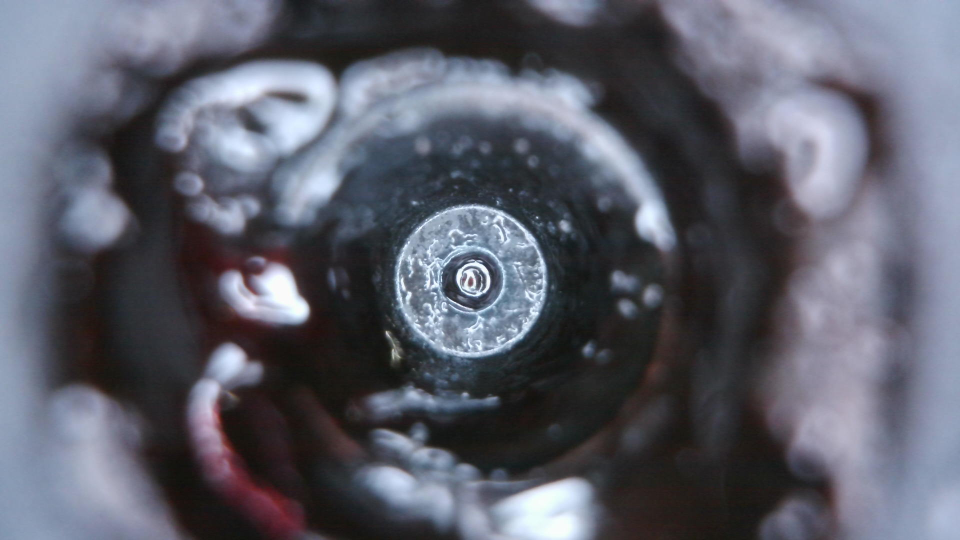
#> input picture tests/fixtures/094_endurance_022_t0_a_attempt_1.jpg, 1920 x 1080 px (shown at 1/2 size)
$ python -i auto_xy_detector.py   (imports and definitions only)
#> lines starting #> are read from the running program, lines starting #| are printed output that depends on the picture
#!/usr/bin/env python3
"""Stage 3.1 conservative VAOC nozzle-rim detector.

Unchanged nominal Hough method for properly illuminated frames.  For dark
frames, use three contrast normalisations and accept ONLY if independent
estimates agree.  No tool movement or offset writes here.

Image detection is not physical nozzle-axis accuracy; review calibration data.
"""
from pathlib import Path

import cv2
import numpy as np

DEFAULT_ROI = (680, 275, 590, 555)
MIN_RADIUS, MAX_RADIUS = 115, 185
NOMINAL_CENTER = np.array((960., 540.))
MAX_CENTER_DIST = 250.0
# 8 px ~0.028 mm with previously measured ~285 px/mm.
MAX_DARK_CENTRE_SPREAD_PX = 8.0
MAX_DARK_RADIUS_SPREAD_PX = 12.0


def _hough(gray, x, y, radius, param2=36):
    smoothed = cv2.GaussianBlur(gray, (7, 7), 1.5)
    found = cv2.HoughCircles(smoothed, cv2.HOUGH_GRADIENT, dp=1.25,
                             minDist=105, param1=105, param2=param2,
                             minRadius=radius[0], maxRadius=radius[1])
    if found is None:
        return None
    circles = np.asarray(found[0], dtype=float)
    circles[:, 0] += x
    circles[:, 1] += y
    circles = [c for c in circles if
               np.linalg.norm(c[:2] - NOMINAL_CENTER) <= MAX_CENTER_DIST
               and radius[0] <= c[2] <= radius[1]]
    if not circles:
        return None
    return min(circles, key=lambda c:
               np.linalg.norm(c[:2] - NOMINAL_CENTER) +
               abs(c[2] - 150.0) * .85)


def detect(path, roi=DEFAULT_ROI, radius=(MIN_RADIUS, MAX_RADIUS), annotate=None):
#> called with roi = (680, 275, 590, 555), radius = (115, 185)
    im = cv2.imread(str(path))
#> im is the input picture: shape (1080, 1920, 3); mean B, G, R 105.8, 93.9, 91.8
    if im is None:
        raise ValueError(f'Cannot read {path}')
    x, y, w, h = roi
    if x < 0 or y < 0 or x+w > im.shape[1] or y+h > im.shape[0]:
        raise ValueError(f'Image {path} does not contain requested ROI')
    gray = cv2.cvtColor(im[y:y+h, x:x+w], cv2.COLOR_BGR2GRAY)
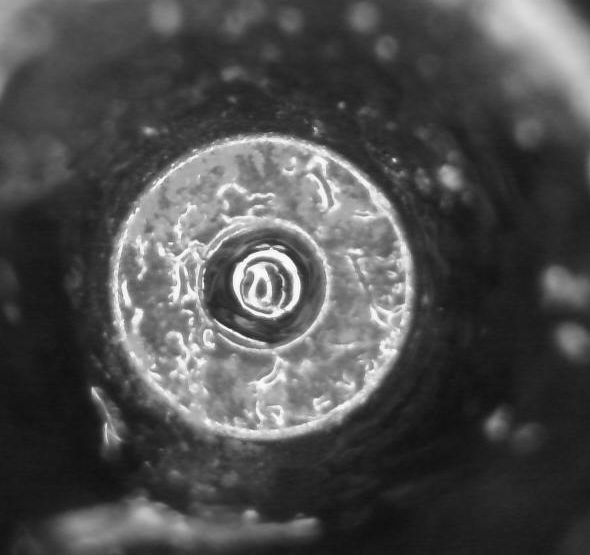
#> gray: shape (555, 590); min 15, max 254, mean 77.6
    # Brightness measured only around the nozzle, not over the entire frame.
    roi_mean = float(gray.mean())
#> roi_mean = 77.56
    mode = 'normal'
    if roi_mean >= 45:
        best = _hough(gray, x, y, radius)
#> in _hough, `found = cv2.HoughCircles(smoothed, cv2.HOUGH_GRADIENT, dp=1.25, minDis..`: found = [[263.1, 288.1, 151]]
#> in _hough, `circles = [c for c in circles if np.linalg.norm(c[:2] - NOMINAL_CENTER..`: circles = [[943.1, 563.1, 151]]
#> best = [943.1, 563.1, 151]
        if best is None:
            raise ValueError(f'No plausible nozzle rim in normally lit image {path}; '
                             f'ROI mean={roi_mean:.1f}; clean/focus/check lighting')
    else:
        # Reject effectively black frames before contrast enhancement;
        # stretching sensor noise into a circle would be unsafe.
        if roi_mean < 15 or np.percentile(gray, 98) < 55:
            raise ValueError(f'No usable nozzle illumination in {path}: '
                             f'ROI mean={roi_mean:.1f}. Restore lighting.')
        # The previous failure had ROI mean ~20 vs >90 for normal captures.
        # Different enhancement methods must produce consistent estimates.
        clahe = cv2.createCLAHE(clipLimit=2.0, tileGridSize=(8, 8)).apply(gray)
        equal = cv2.equalizeHist(gray)
        gamma = np.uint8(np.clip((gray / 255.) ** .45 * 255, 0, 255))
        variants = [('clahe', clahe), ('equalized', equal), ('gamma', gamma)]
        hits = []
        for name, image in variants:
            circle = _hough(image, x, y, radius)
            if circle is not None:
                hits.append((name, circle))
        if len(hits) < 3:
            raise ValueError(f'Low-light nozzle image ambiguous ({len(hits)}/3 '
                             f'enhancement methods agreed to detect a candidate): '
                             f'{path}. ROI mean={roi_mean:.1f}. Improve lighting.')
        estimates = np.asarray([hit[1] for hit in hits])
        centers = estimates[:, :2]
        centre_spread = max(float(np.linalg.norm(a-b))
                            for a in centers for b in centers)
        radius_spread = float(np.ptp(estimates[:, 2]))
        if (centre_spread > MAX_DARK_CENTRE_SPREAD_PX or
                radius_spread > MAX_DARK_RADIUS_SPREAD_PX):
            raise ValueError(f'Low-light nozzle detection inconsistent for {path}: '
                             f'centre spread={centre_spread:.1f}px, '
                             f'radius spread={radius_spread:.1f}px. '
                             f'Improve illumination rather than relaxing QC.')
        best = np.median(estimates, axis=0)
        mode = 'low-light-consensus'

    if annotate is not None:
        out = im.copy()
        cv2.rectangle(out, (x,y), (x+w,y+h), (60,200,255), 2)
        cx, cy, r = [int(round(v)) for v in best]
        cv2.circle(out, (cx,cy), r, (0,230,0), 3)
        cv2.drawMarker(out, (cx,cy), (0,0,255), cv2.MARKER_CROSS, 35, 3)
        cv2.putText(out, f'{mode} ROI brightness={roi_mean:.1f}',
                    (24, 48), cv2.FONT_HERSHEY_SIMPLEX, .9,
                    (0, 230, 0) if mode=='normal' else (0,180,255), 2)
        if not cv2.imwrite(str(annotate), out,
                           [cv2.IMWRITE_JPEG_QUALITY,85]):
            raise ValueError(f'Failed to write detection diagnostic {annotate}')
    return best

>>> result = detect('tests/fixtures/094_endurance_022_t0_a_attempt_1.jpg')
#> result = [943.1, 563.1, 151]

$ run again, on tests/fixtures/096_endurance_023_t1_a_attempt_1.jpg
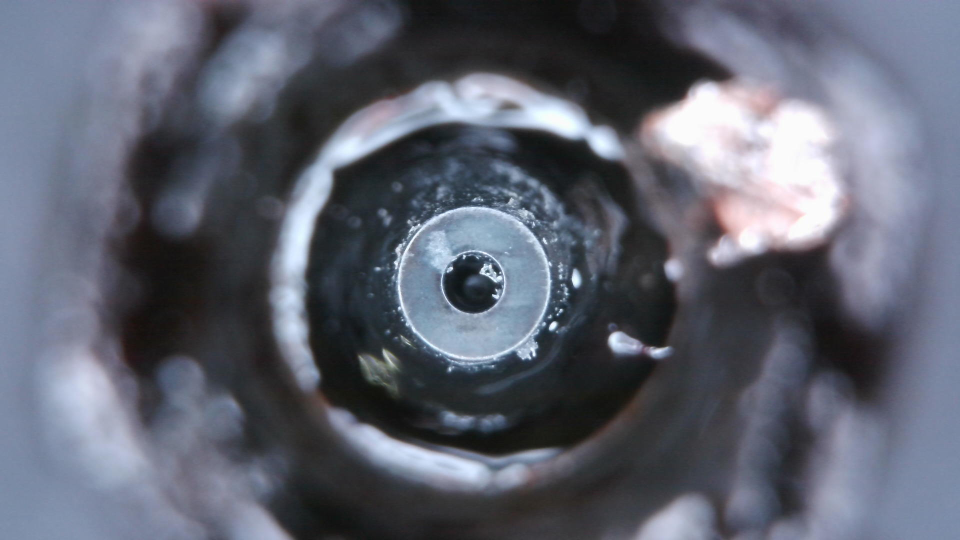
#> input picture tests/fixtures/096_endurance_023_t1_a_attempt_1.jpg, 1920 x 1080 px (shown at 1/2 size)
#> in detect, im is the input picture: shape (1080, 1920, 3); mean B, G, R 112.1, 99, 94.9
#> in detect, `gray = cv2.cvtColor(im[y:y+h, x:x+w], cv2.COLOR_BGR2GRAY)`:
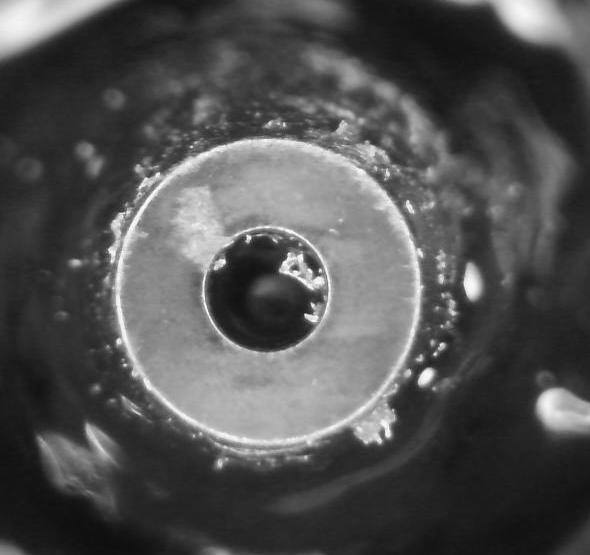
#> gray: shape (555, 590); min 14, max 253, mean 81.4
#> roi_mean = 81.43
#> found = [[268.1, 291.9, 154]]
#> in _hough, `circles = [c for c in circles if np.linalg.norm(c[:2] - NOMINAL_CENTER..`: circles = [[948.1, 566.9, 154]]
#> best = [948.1, 566.9, 154]
